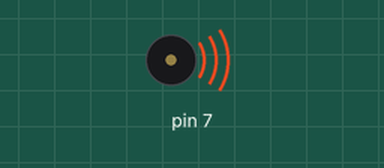
Simulated run of this sketch. Board: Arduino Uno, built with avr-gcc and run on an emulated ATmega328P. Parts: buzzer (waves = sounding).

Above: at 0.2 s.
Timing chart, 0 to 3.0 s (numbered marks = the images above):
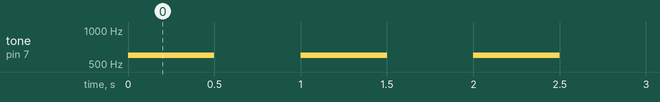

Measured:
- by itself, tone on pin 7: alternates 600 Hz for 0.50 s and silent for 0.50 s

The sketch:

code.ino
```cpp
void setup() {
  pinMode(7, OUTPUT);
}

void loop() {
  //  tone(Ime_pina,
  //       Frekvencija_tona,
  //       Trajanje_milisekunde)
  tone(7, 600, 500);
  delay(1000);
}
```
